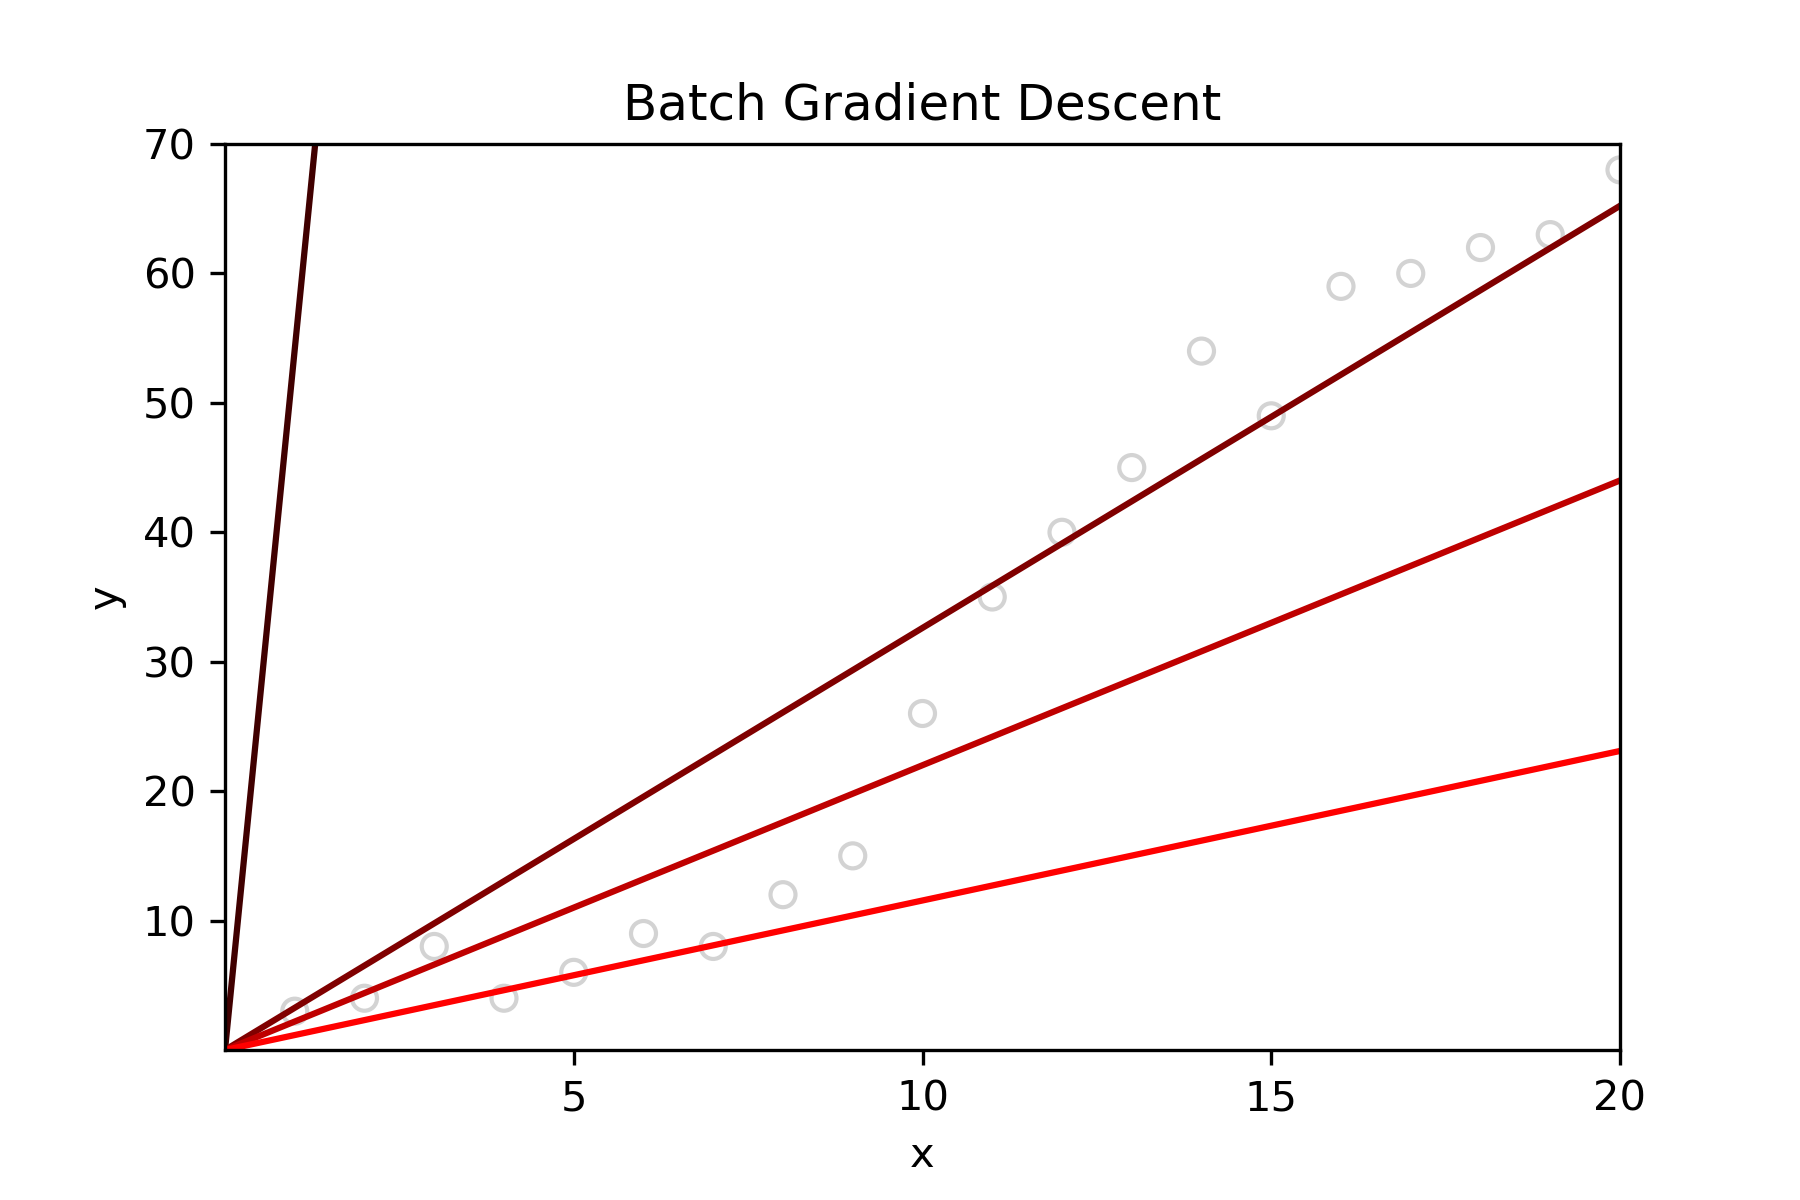

Here is the Python script that generated this plot:
# -*- coding: utf-8 -*-
"""
Created on Fri Mar 26 15:05:06 2021

@author: saeli
"""
import numpy as np
import pandas as pd
import matplotlib.pyplot as plt
    
# builds a regression model with batch gradient descent
# and returns a list of vectors of estimated coefficients for each 
# predictor parameter, ending in the most recently estimated vector,
# which should be used as the model
#
# parameters:
#    X         - columns for predictor variables
#    y         - column for outcome variable
#    alpha     - learning rate ( in [0, 1] )
#    epsilon   - minimum change in cost from step i to i + 1
#                in order to continue ( in [0, 1) )
#    n_itr     - used to fix the number of iterations to run,
#                not used if -1
def bgd(y, X, alpha, epsilon, n_itr=-1):
    # initialize our "guess" for each coefficient theta_j to 1
    # and store these in a single column
    theta = np.ones(shape=(X.shape[1], 1))
    # to keep track of historical values of theta
    thetas = [theta]
    
    m = X.shape[0] # number of data points
    
    # calculate a column of predicted y values for each data point
    y_hat = X @ theta
    
    # calculate a 1 by 1 matrix that holds the sum of the squared
    # differences between each y_hat and y
    cost = np.transpose(y_hat - y) @ (y_hat - y)
    # initialize list of costs to contain the cost associated with
    # our initial coefficients (scaled by 1/2m in accordance with
    # the cost formula)
    costs = [cost[0][0] / (2 * m)]
    
    i = 0 # number of iterations
    delta = 1 # change in cost
    
    while (delta > epsilon and (n_itr == -1 or i < n_itr)):
        
        # calculate a column that holds the difference between y_hat and
        # y for each data point
        differences = X @ theta - y
        
        # update each theta_j by the partial derivative of the cost with
        # respect to theta_j, scaled by learning rate
        # Note: np.transpose(X) gives us the observed values (x_j) for
        #       a parameter j in the j'th row of a matrix
        theta = theta - (alpha / m) * ((np.transpose(X)) @ differences)
        thetas.append(theta)
        # using the updated coefficient values, append the new cost value
        cost = np.transpose(X @ theta - y) @ (X @ theta - y)
        costs.append(cost[0][0] / (2 * m))
        delta = abs(costs[i + 1] - costs[i])
        
        i += 1
        
    print('Completed in', i, 'iterations.')
    return thetas

# set up our predictor / response columns
df = pd.read_csv('regression.csv')
X = df[['x']]
y = df[['y']]

# set up our plotting environment
plt.xlabel('x')
plt.ylabel('y')
plt.title('Batch Gradient Descent')

xt = np.arange(0, df.x.max() + 5, 5)
yt = np.arange(0, df.y.max() + 10, 10)

plt.axis([xt[0], xt[-1], yt[0], yt[-1]])
plt.xticks(xt[1:])
plt.yticks(yt[1:])

# create a scatter plot of the original data
plt.scatter(df.x, df.y, facecolors='none', edgecolors='lightgray')

# define endpoints for regression lines based off of x-axis tick limits
x_prime = [xt[0], xt[-1]]

# plots a current fit using the passed in column of coefficient
# values, theta. Assumes that theta has only one element
def plot_model(theta, color='dimgrey'):
    y_hat = [xp * theta[0] for xp in x_prime]
    plt.plot(x_prime, y_hat, color=color)
    
# for simplicity, we won't add a constant term to X for this 
# gradient descent visualization
X = X.to_numpy()
y = y.to_numpy()

# let's fix epsilon at 10^-5 and see which values of alpha
# result in a reasonable fit within 5 iterations
fix_itr = 5
# 0.02 is too high--the algorithm skips over the minimum cost
plot_model(bgd(y=y, X=X, alpha=0.02, epsilon=10**-5, n_itr=fix_itr)[-1], color=(0.25,0,0))
# 0.01 gives us a reasonable fit
plot_model(bgd(y=y, X=X, alpha=0.01, epsilon=10**-5, n_itr=fix_itr)[-1], color=(0.5,0,0))
# these last two adjust too slowly for our data
plot_model(bgd(y=y, X=X, alpha=0.001, epsilon=10**-5, n_itr=fix_itr)[-1], color=(0.75,0,0))
plot_model(bgd(y=y, X=X, alpha=0.0001, epsilon=10**-5, n_itr=fix_itr)[-1], color=(1,0,0))



plt.savefig('bgd.png', dpi=300)